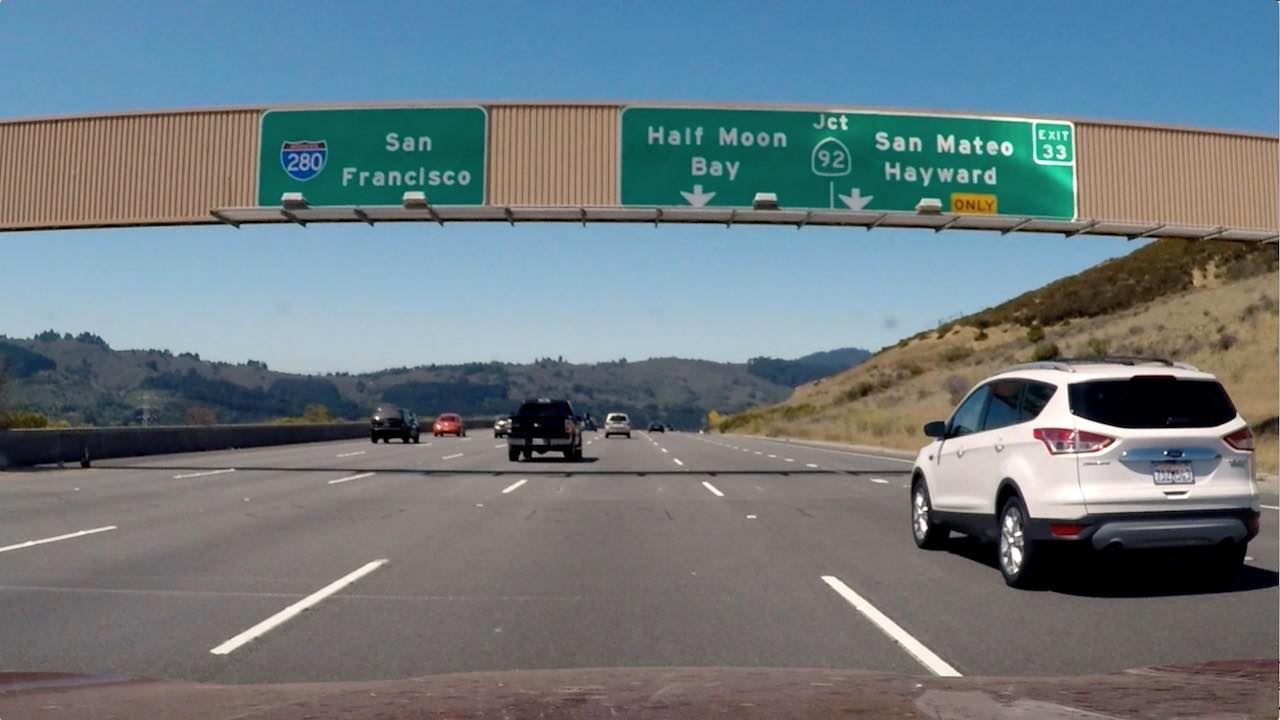
#> input picture test_images/quiz.png, 1280 x 720 px; its folder holds only this picture in this run
$ python -i utils.py   (imports and definitions only)   (older library calls are emulated)
#> lines starting #> are read from the running program, lines starting #| are printed output that depends on the picture; after the words box and inside, x2 and y2 are one past the last pixel; in counts of white or black regions, pixels touching at a corner belong together
"""
utils library for the advanced lane detection pipeline
Reference:
This is a compilation of some fuctions found on:
https://github.com/jessicayung/self-driving-car-nd/blob/master/p4-advanced-lane-lines/helperfunctions.py
with some alterations and tweaks.
"""
import numpy as np
import cv2
import matplotlib.pyplot as plt
import matplotlib.image as mpimg
import glob
import pickle
from scipy import signal


# [21 lines left out: functions calib_undistort, unwarp, not called in this run]

def app_thresh(image, xgrad_thresh=(20,100), s_thresh=(170,255)):

    """
    Converts to greyscale, takes the absolute derivative on x, normalizes the derivative,
    Converts the image to HSL c-space and isolates each color to apply a threshold
    """
#> called with xgrad_thresh = (20, 100), s_thresh = (170, 255)
    #convert to grayscale
    gray = cv2.cvtColor(image, cv2.COLOR_RGB2GRAY)
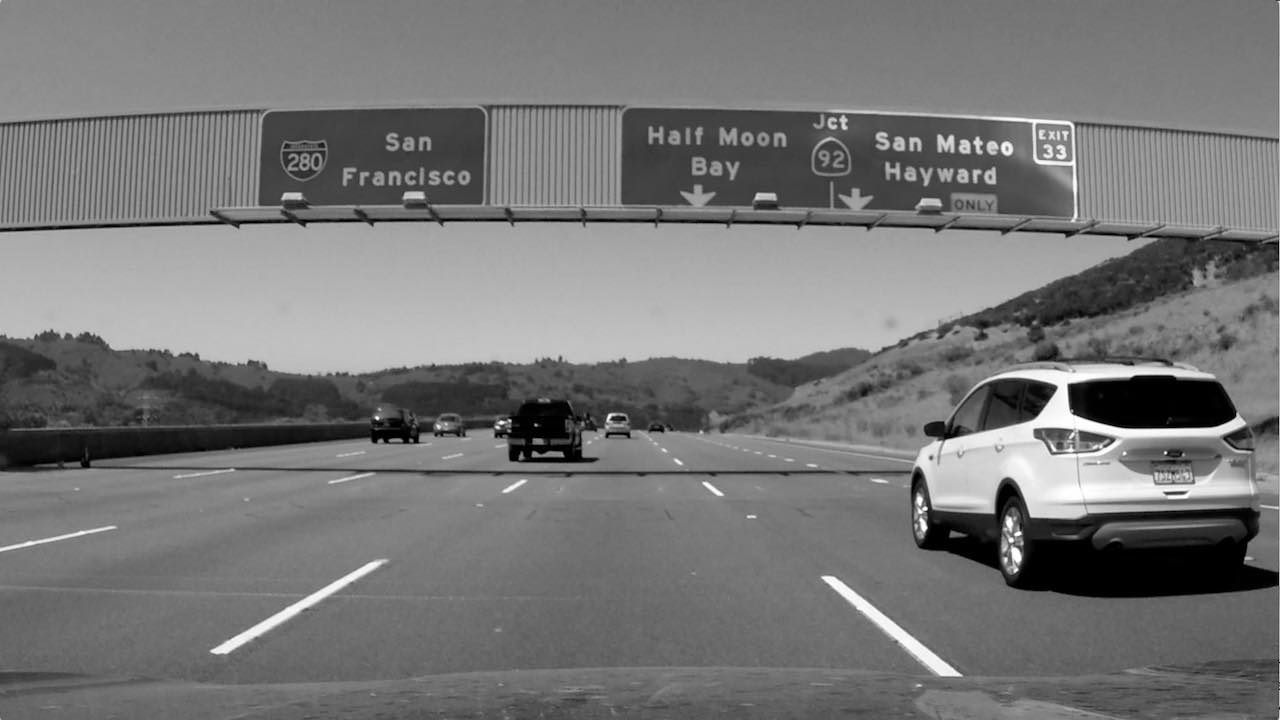
#> gray: shape (720, 1280); min 0, max 255, mean 118.6
    # Take sobel asbolute derivative in x
    sobelx = np.absolute(cv2.Sobel(gray, cv2.CV_64F, 1, 0))
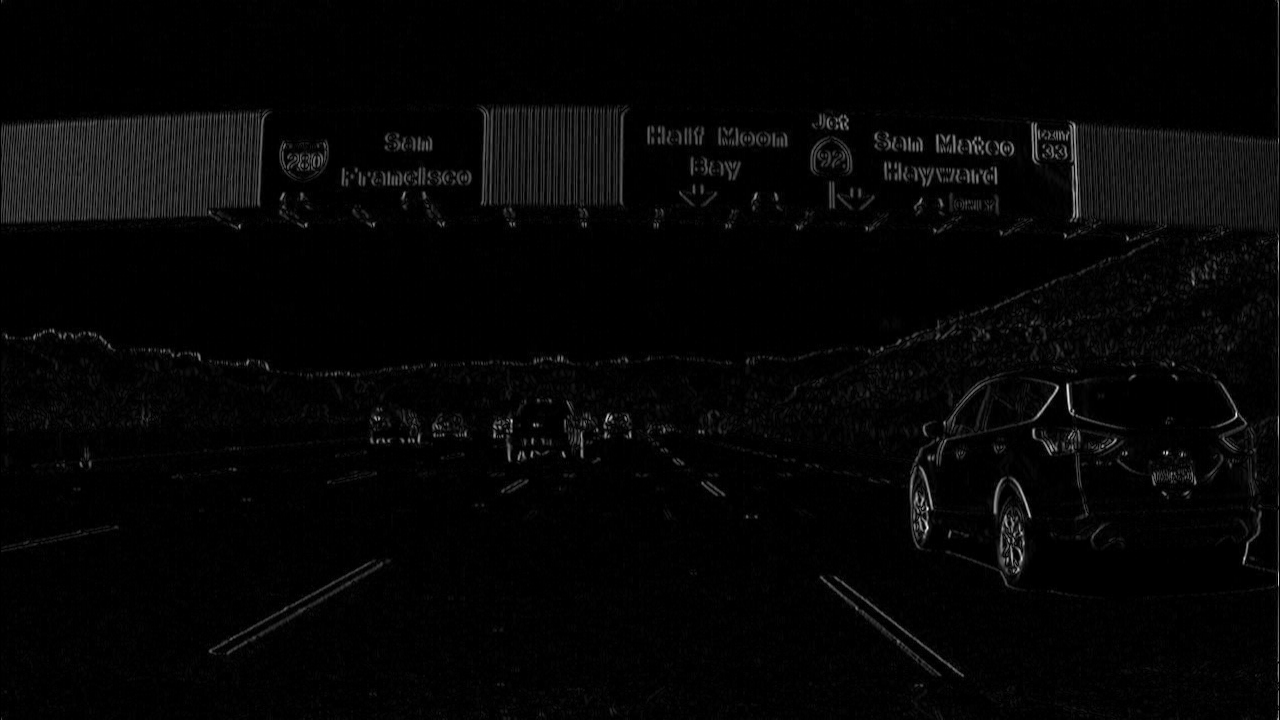
#> sobelx: shape (720, 1280) float64; min 0, max 814, mean 18.5; drawn with min black and max white
    #normalize the sobel absolute derivative
    n_sobel = np.uint8(255*sobelx/np.max(sobelx))
    # threshold the gradient
    sxbinary = np.zeros_like(n_sobel)
    sxbinary[(n_sobel >= xgrad_thresh[0]) & (n_sobel <= xgrad_thresh[1])] = 1
    # convert to HLS color space and separate the S channel
    hls = cv2.cvtColor(image, cv2.COLOR_RGB2HLS)
#> hls: shape (720, 1280, 3); mean of channels 0, 1, 2 60.2, 118.8, 64.7
    s_channel = hls[:,:,2]
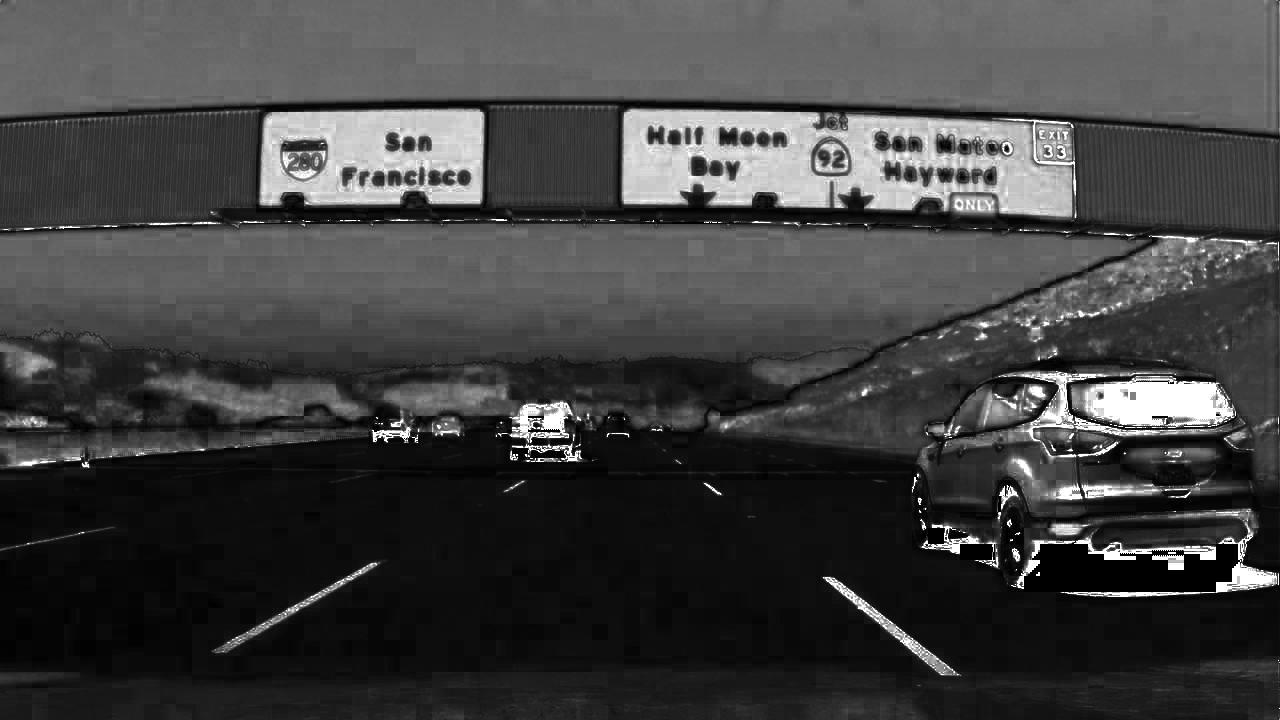
#> s_channel: shape (720, 1280); min 0, max 255, mean 64.7
    s_binary = np.zeros_like(s_channel)
    s_binary[(s_channel >= s_thresh[0]) & (s_channel <= s_thresh[1])] = 1
    # Stack each channel to view their individual contributions
    color_binary = np.dstack(( np.zeros_like(sxbinary), sxbinary, s_binary))
    # Combine the two binary thresholds
    combined_binary = np.zeros_like(sxbinary)
    combined_binary[(s_binary == 1) | (sxbinary == 1)] = 1
    return combined_binary

# [188 lines left out: functions roi, get_pixel_in_window, collapse_into_single_arrays, hist_pixels, fit_second_order_poly, not called in this run]

def evaluate_poly(indep, poly_coeffs):
    return poly_coeffs[0]*indep**2 + poly_coeffs[1]*indep + poly_coeffs[2]

# [58 lines left out: functions highlight_lane_line_area, draw_poly, lane_poly, center, add_figures_to_image, continuation_of_traces, not called in this run]

>>> import cv2
>>> picture = cv2.cvtColor(cv2.imread('test_images/quiz.png'), cv2.COLOR_BGR2RGB)
>>> result = app_thresh(picture)
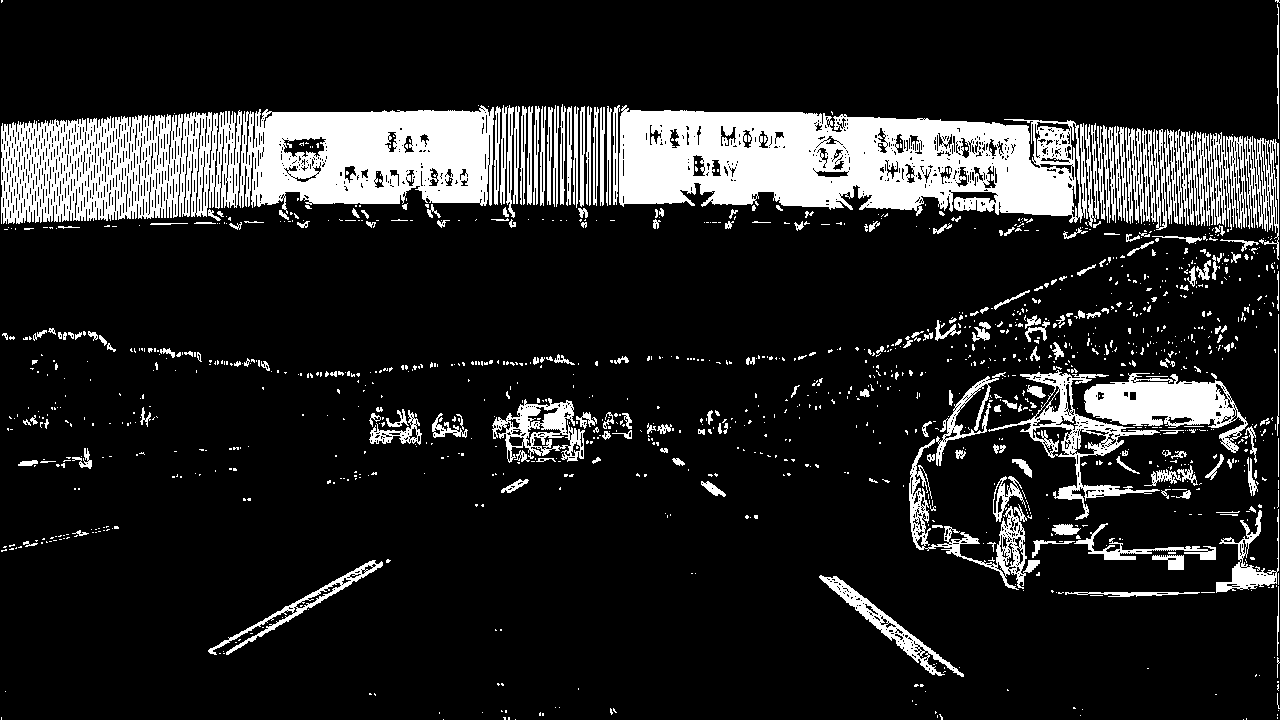
#> result: shape (720, 1280); values 0 (black) and 1 (white), 14.6% white; 1291 white regions (1049 under 20 px), largest, box (x1, y1, x2, y2) and area: (619, 105, 1088, 223) 36780, (239, 105, 494, 214) 20382, (1, 110, 242, 224) 18703
